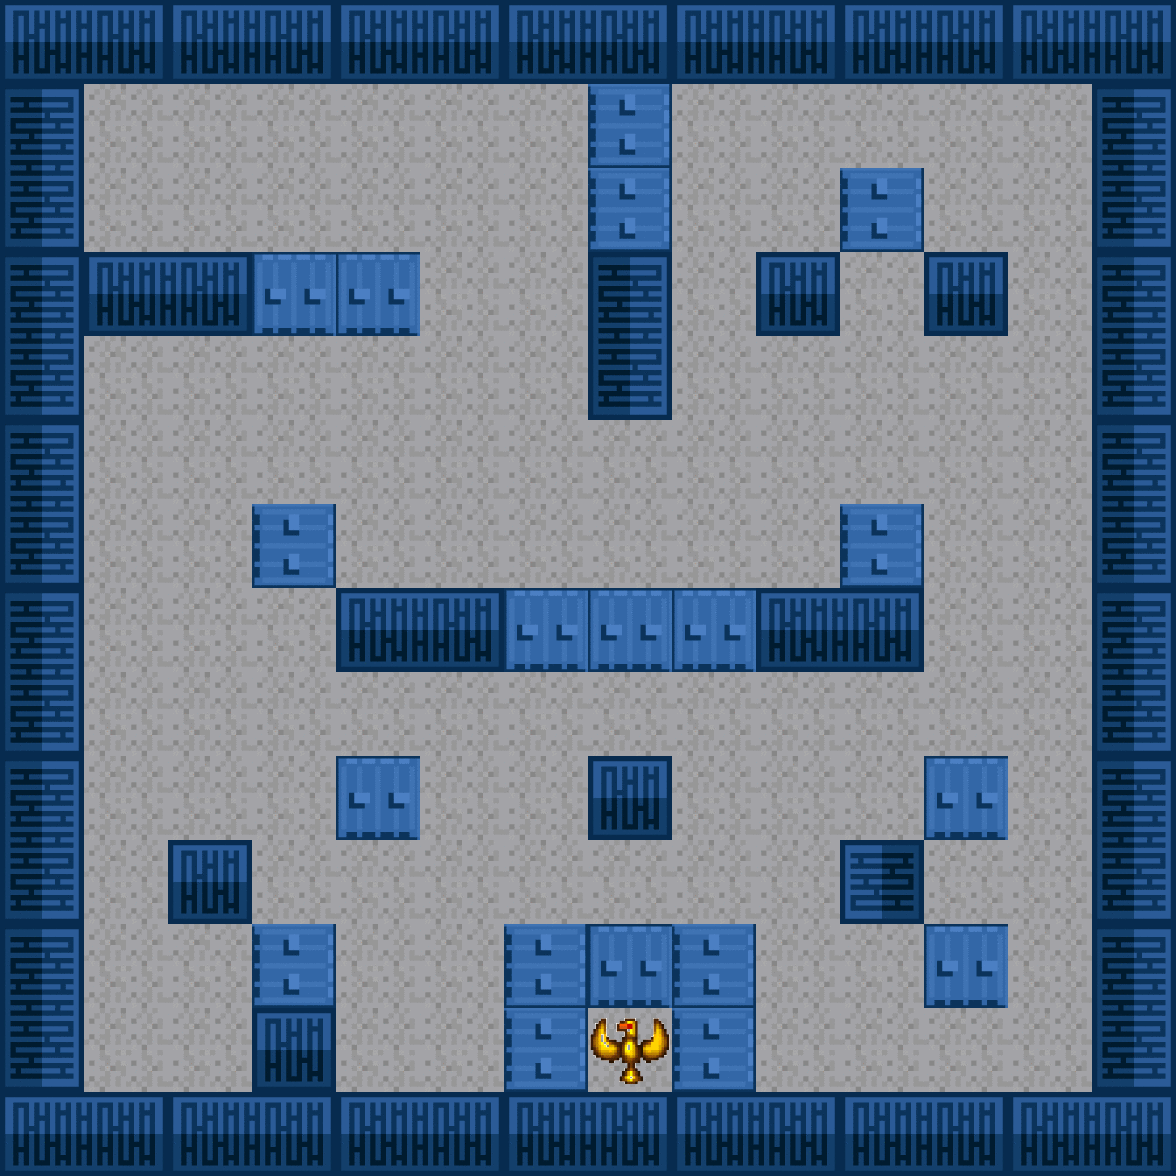

The image is a tile-based game level rendered from a .tmx file. Its description and complete source (layers, tilesets, objects, tile grids) follow:
An orthogonal 14x14 tile map with 84x84 px tiles, 3 tile layers (Ground, Walls, InsideWalls) and 8 objects.

<map version="1.0" orientation="orthogonal" renderorder="right-down" width="14" height="14" tilewidth="84" tileheight="84" nextobjectid="1">
 <tileset firstgid="1" name="TileSet" tilewidth="84" tileheight="84" tilecount="32" columns="8">
  <image source="imageedit_1_9780837520.png" width="672" height="336" />
  <tile id="21">
   <objectgroup draworder="index" />
  </tile>
  <tile id="24">
   <objectgroup draworder="index">
    <object id="0" x="3" y="4" width="79" height="76" />
   </objectgroup>
  </tile>
  <tile id="25">
   <objectgroup draworder="index">
    <object id="0" x="3" y="6" width="76" height="73" />
   </objectgroup>
  </tile>
  <tile id="26">
   <objectgroup draworder="index">
    <object id="0" x="1" y="3" width="81" height="78" />
   </objectgroup>
  </tile>
  <tile id="27">
   <objectgroup draworder="index">
    <object id="0" x="5" y="5" width="74" height="79" />
   </objectgroup>
  </tile>
  <tile id="28">
   <objectgroup draworder="index">
    <object id="0" x="3" y="5" width="78" height="75" />
   </objectgroup>
  </tile>
  <tile id="29">
   <objectgroup draworder="index">
    <object id="0" x="4" y="5" width="78" height="74" />
   </objectgroup>
  </tile>
  <tile id="30">
   <objectgroup draworder="index">
    <object id="0" x="3" y="4" width="79" height="79" />
   </objectgroup>
  </tile>
  <tile id="31">
   <objectgroup draworder="index">
    <object id="0" x="3" y="3" width="77" height="77" />
   </objectgroup>
  </tile>
 </tileset>
 <layer name="Ground" width="14" height="14">
  <properties>
   <property name="unity:sortingLayerName" value="Ground" />
  </properties>
  <data encoding="csv">
1,1,1,1,1,1,1,1,1,1,1,1,1,1,
1,1,1,1,1,1,1,1,1,1,1,1,1,1,
1,1,1,1,1,1,1,1,1,1,1,1,1,1,
1,1,1,1,1,1,1,1,1,1,1,1,1,1,
1,1,1,1,1,1,1,1,1,1,1,1,1,1,
1,1,1,1,1,1,1,1,1,1,1,1,1,1,
1,1,1,1,1,1,1,1,1,1,1,1,1,1,
1,1,1,1,1,1,1,1,1,1,1,1,1,1,
1,1,1,1,1,1,1,1,1,1,1,1,1,1,
1,1,1,1,1,1,1,1,1,1,1,1,1,1,
1,1,1,1,1,1,1,1,1,1,1,1,1,1,
1,1,1,1,1,1,1,1,1,1,1,1,1,1,
1,1,1,1,1,1,1,1,1,1,1,1,1,1,
25,26,25,26,25,26,25,26,1,1,1,1,1,1
</data>
 </layer>
 <layer name="Walls" width="14" height="14">
  <properties>
   <property name="unity:sortingLayerName" value="Walls" />
  </properties>
  <data encoding="csv">
25,26,25,26,25,26,25,26,25,26,25,26,25,26,
28,0,0,0,0,0,0,0,0,0,0,0,0,28,
30,0,0,0,0,0,0,0,0,0,0,0,0,30,
28,0,0,0,0,0,0,0,0,0,0,0,0,28,
30,0,0,0,0,0,0,0,0,0,0,0,0,30,
28,0,0,0,0,0,0,0,0,0,0,0,0,28,
30,0,0,0,0,0,0,0,0,0,0,0,0,30,
28,0,0,0,0,0,0,0,0,0,0,0,0,28,
30,0,0,0,0,0,0,0,0,0,0,0,0,30,
28,0,0,0,0,0,0,0,0,0,0,0,0,28,
30,0,0,0,0,0,0,0,0,0,0,0,0,30,
28,0,0,0,0,0,0,0,0,0,0,0,0,28,
30,0,0,0,0,0,0,0,0,0,0,0,0,30,
0,0,0,0,0,0,0,0,25,26,25,26,25,26
</data>
 </layer>
 <layer name="InsideWalls" width="14" height="14">
  <properties>
   <property name="unity:sortingLayerName" value="InsideWalls" />
  </properties>
  <data encoding="csv">
0,0,0,0,0,0,0,0,0,0,0,0,0,0,
0,0,0,0,0,0,0,32,0,0,0,0,0,0,
0,0,0,0,0,0,0,32,0,0,32,0,0,0,
0,25,26,31,31,0,0,28,0,27,0,27,0,0,
0,0,0,0,0,0,0,30,0,0,0,0,0,0,
0,0,0,0,0,0,0,0,0,0,0,0,0,0,
0,0,0,32,0,0,0,0,0,0,32,0,0,0,
0,0,0,0,25,26,31,31,31,25,26,0,0,0,
0,0,0,0,0,0,0,0,0,0,0,0,0,0,
0,0,0,0,31,0,0,27,0,0,0,31,0,0,
0,0,27,0,0,0,0,0,0,0,29,0,0,0,
0,0,0,32,0,0,32,31,32,0,0,31,0,0,
0,0,0,27,0,0,32,24,32,0,0,0,0,0,
0,0,0,0,0,0,0,0,0,0,0,0,0,0
</data>
 </layer>
</map>
